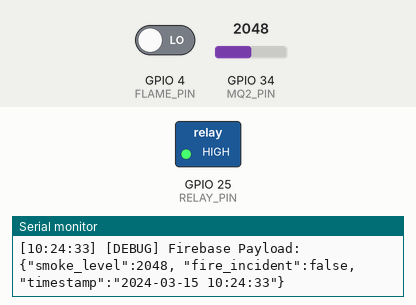
Bench run of a sketch on a simulated ESP32. Shown: switched loads named in the sketch (green lamp = pin HIGH), the last lines printed to the serial monitor. Inputs (shaded band) come from the test bench; at power-on: GPIO 34 (MQ2_PIN) = 2048, GPIO 4 (FLAME_PIN) LOW. WiFi joins after 1.5 s; servers stay silent unless stated; uploads are accepted with an empty reply; the local clock reads 2024-03-15 10:24:30 at power-on unless the sketch sets it.

Above: at 3.7 s.
3.8 s: GPIO 34 (MQ2_PIN) set to 1937
At 5.5 s:
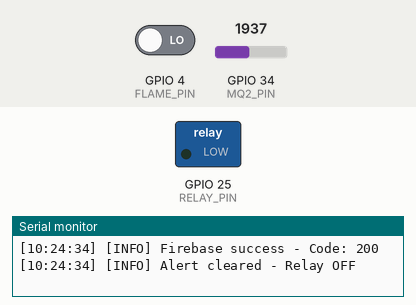
6.2 s: GPIO 4 (FLAME_PIN) driven HIGH
At 7.2 s:
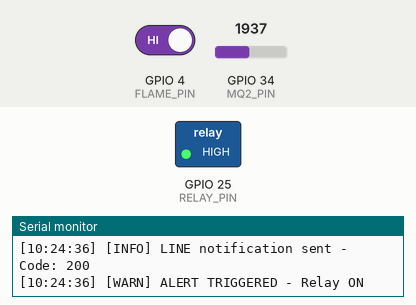
8.4 s: GPIO 4 (FLAME_PIN) driven LOW
At 9.7 s:
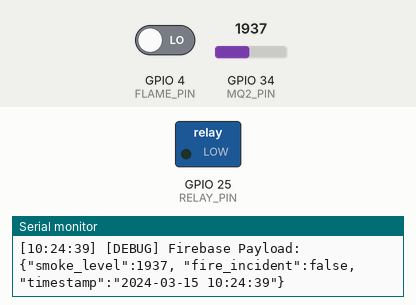
10.2 s: GPIO 34 (MQ2_PIN) set to 2040
At 11.5 s:
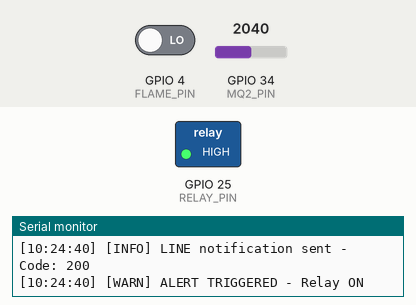
Timing chart, 0 to 13.2 s (numbered marks = the images above; inputs shaded):
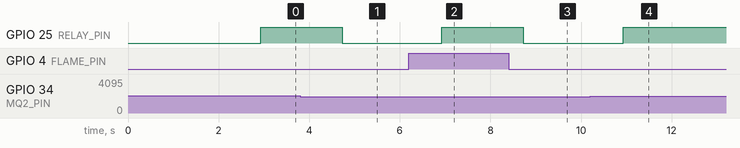

The sketch:

E_pototype.ino
```cpp
#include <WiFi.h>
#include <HTTPClient.h>
#include <WiFiClientSecure.h>
#include "time.h"

// ========== CONFIGURATION ==========
const char* SSID = "MoBoi";
const char* PASSWORD = "99996666";
const char* FIREBASE_URL = "https://smart-haven-88971-default-rtdb.firebaseio.com/logs.json";
const char* LINE_CHANNEL_ACCESS_TOKEN = "NG11nfkHX6ATNEBHOSr6NYjKDhqA+sI+3+lcbtq6GjLX9ZJU9D7fKLUC+0a5wnkAcU663xPOwBPKS2VLIb7NxDrqu4O4vcAshmM1p9jMD6aCEnGJ+KvWY6BX6n/Ub6lYXXQZXNvfXeMGxmIwvkCSiwdB04t89/1O/w1cDnyilFU=";
const char* USER_ID = "Uf1968d3ba22643a130c672a8169d15aa";

// ========== HARDWARE PINS ==========
const int RELAY_PIN = 25;    // รีเลย์
const int MQ2_PIN = 34;      // เซนเซอร์ควัน
const int FLAME_PIN = 4;     // เซนเซอร์เปลวไฟ

// ========== THRESHOLDS ==========
const int SMOKE_THRESHOLD = 2000;

// ========== TIMING ==========
unsigned long previousMillisWiFi = 0;
const unsigned long wifiCheckInterval = 10000;
unsigned long previousSensorMillis = 0;
const unsigned long sensorReadInterval = 1000;

// ========== NTP ==========
const char* ntpServer = "pool.ntp.org";
const long gmtOffset_sec = 25200;  // UTC+7
const int daylightOffset_sec = 0;

// ========== VARIABLE ==========
bool lastAlertSent = false;

// ========== ฟังก์ชันเพิ่ม Timestamp ใน Serial Print ==========
void printWithTimestamp(const char* message, const char* level = "INFO") {
  struct tm timeinfo;
  char timeStr[20];

  if (getLocalTime(&timeinfo)) {
    strftime(timeStr, sizeof(timeStr), "%H:%M:%S", &timeinfo);
  } else {
    sprintf(timeStr, "00:00:00");
  }

  Serial.printf("[%s] [%s] %s\n", timeStr, level, message);
}

// ========== FUNCTION: GET TIME ==========
String getActualCurrentTime() {
  struct tm timeinfo;
  if (!getLocalTime(&timeinfo)) {
    printWithTimestamp("NTP sync failed - using default time", "WARN");
    return "1970-01-01 00:00:00";
  }
  char timeStringBuff[50];
  strftime(timeStringBuff, sizeof(timeStringBuff), "%Y-%m-%d %H:%M:%S", &timeinfo);
  return String(timeStringBuff);
}

// ========== FUNCTION: SETUP WIFI ==========
void setupWiFi() {
  Serial.println("\n-------------------------------------------");
  printWithTimestamp("Connecting to Wi-Fi...", "INFO");
  WiFi.begin(SSID, PASSWORD);

  int timeout = 0;
  while (WiFi.status() != WL_CONNECTED && timeout < 20) {
    delay(500);
    Serial.print(".");
    timeout++;
  }

  if (WiFi.status() == WL_CONNECTED) {
    printWithTimestamp("Wi-Fi connected successfully!", "INFO");
    Serial.print("📡 IP Address: ");
    Serial.println(WiFi.localIP());
    configTime(gmtOffset_sec, daylightOffset_sec, ntpServer);

    // รอ NTP sync
    int retry = 0;
    struct tm timeinfo;
    while (!getLocalTime(&timeinfo) && retry < 10) {
      delay(500);
      retry++;
    }

    if (retry < 10) {
      printWithTimestamp("NTP time synced!", "INFO");
    } else {
      printWithTimestamp("NTP sync timeout!", "WARN");
    }
  } else {
    printWithTimestamp("Wi-Fi connection failed - check SSID/PW", "ERROR");
  }
  Serial.println("-------------------------------------------");
}

// ========== FUNCTION: KEEP WIFI ALIVE ==========
void keepWiFiAlive() {
  unsigned long currentMillis = millis();
  if (WiFi.status() != WL_CONNECTED && (currentMillis - previousMillisWiFi >= wifiCheckInterval)) {
    printWithTimestamp("Wi-Fi lost, reconnecting...", "WARN");
    WiFi.disconnect();
    WiFi.begin(SSID, PASSWORD);
    previousMillisWiFi = currentMillis;
  }
}

// ========== FUNCTION: PUSH TO FIREBASE ==========
void pushLogToFirebase(int smokeValue, bool fireStatus, String timestamp) {
  if (WiFi.status() != WL_CONNECTED) {
    printWithTimestamp("Firebase: No WiFi connection", "ERROR");
    return;
  }

  HTTPClient http;
  http.begin(FIREBASE_URL);
  http.addHeader("Content-Type", "application/json");

  String jsonPayload = "{\"smoke_level\":" + String(smokeValue) +
                       ", \"fire_incident\":" + String(fireStatus ? "true" : "false") +
                       ", \"timestamp\":\"" + timestamp + "\"}";

  printWithTimestamp(("Firebase Payload: " + jsonPayload).c_str(), "DEBUG");

  int httpResponseCode = http.POST(jsonPayload);

  if (httpResponseCode > 0) {
    printWithTimestamp(("Firebase success - Code: " + String(httpResponseCode)).c_str(), "INFO");
  } else {
    printWithTimestamp(("Firebase failed - Code: " + String(httpResponseCode)).c_str(), "ERROR");
  }

  http.end();  // สำคัญ: ปิด connection
}

// ========== FUNCTION: SEND LINE NOTIFICATION ==========
void sendLineNotification(String message) {
  if (WiFi.status() != WL_CONNECTED) {
    printWithTimestamp("LINE: No WiFi connection", "ERROR");
    return;
  }

  HTTPClient https;
  String url = "https://api.line.me/v2/bot/message/push";
  https.begin(url);
  https.addHeader("Content-Type", "application/json");
  https.addHeader("Authorization", "Bearer " + String(LINE_CHANNEL_ACCESS_TOKEN));

  String payload = "{\"to\":\"" + String(USER_ID) + "\",\"messages\":[{\"type\":\"text\",\"text\":\"" + message + "\"}]}";

  printWithTimestamp(("LINE Payload length: " + String(payload.length())).c_str(), "DEBUG");

  int httpCode = https.POST(payload);

  if (httpCode > 0) {
    printWithTimestamp(("LINE notification sent - Code: " + String(httpCode)).c_str(), "INFO");
  } else {
    printWithTimestamp(("LINE failed - Code: " + String(httpCode)).c_str(), "ERROR");
  }

  https.end();
}

// ========== SETUP ==========
void setup() {
  Serial.begin(115200);
  delay(1000);

  printWithTimestamp("System starting up...", "INFO");

  pinMode(RELAY_PIN, OUTPUT);
  pinMode(FLAME_PIN, INPUT);
  pinMode(MQ2_PIN, INPUT);

  digitalWrite(RELAY_PIN, LOW);

  setupWiFi();
}

// ========== LOOP ==========
void loop() {
  keepWiFiAlive();

  unsigned long currentMillis = millis();

  if (currentMillis - previousSensorMillis >= sensorReadInterval) {
    previousSensorMillis = currentMillis;

    // อ่านค่าเซนเซอร์
    int smokeValue = analogRead(MQ2_PIN);
    bool fireDetected = (digitalRead(FLAME_PIN) == HIGH);

    String timestamp = getActualCurrentTime();

    printWithTimestamp(("Smoke: " + String(smokeValue) + ", Fire: " + String(fireDetected ? "YES" : "NO")).c_str(), "INFO");

    // Push ไป Firebase
    pushLogToFirebase(smokeValue, fireDetected, timestamp);

    // ตรวจจับเหตุการณ์
    if (smokeValue > SMOKE_THRESHOLD || fireDetected) {
      if (!lastAlertSent) {
        String alertMsg = "⚠️ ALERT!\n";
        if (smokeValue > SMOKE_THRESHOLD) alertMsg += "🔥 High Smoke: " + String(smokeValue) + "\n";
        if (fireDetected) alertMsg += "🔥 Fire Detected!\n";
        alertMsg += "Time: " + timestamp;

        sendLineNotification(alertMsg);
        digitalWrite(RELAY_PIN, HIGH);
        lastAlertSent = true;

        printWithTimestamp("ALERT TRIGGERED - Relay ON", "WARN");
      }
    } else {
      if (lastAlertSent) {
        digitalWrite(RELAY_PIN, LOW);
        lastAlertSent = false;
        printWithTimestamp("Alert cleared - Relay OFF", "INFO");
      }
    }
  }
}
```

Measured:
- the behaviour switches between 2001 and 2000 on GPIO 34 (MQ2_PIN) (found by bisection; images 0 and 1)
- after the input at 3.8 s, GPIO 25 (RELAY_PIN): HIGH → LOW after 0.93 s
- after the input at 6.2 s, GPIO 25 (RELAY_PIN): LOW → HIGH after 0.73 s
- after the input at 8.4 s, GPIO 25 (RELAY_PIN): HIGH → LOW after 0.33 s
- after the input at 10.2 s, GPIO 25 (RELAY_PIN): LOW → HIGH after 0.73 s
